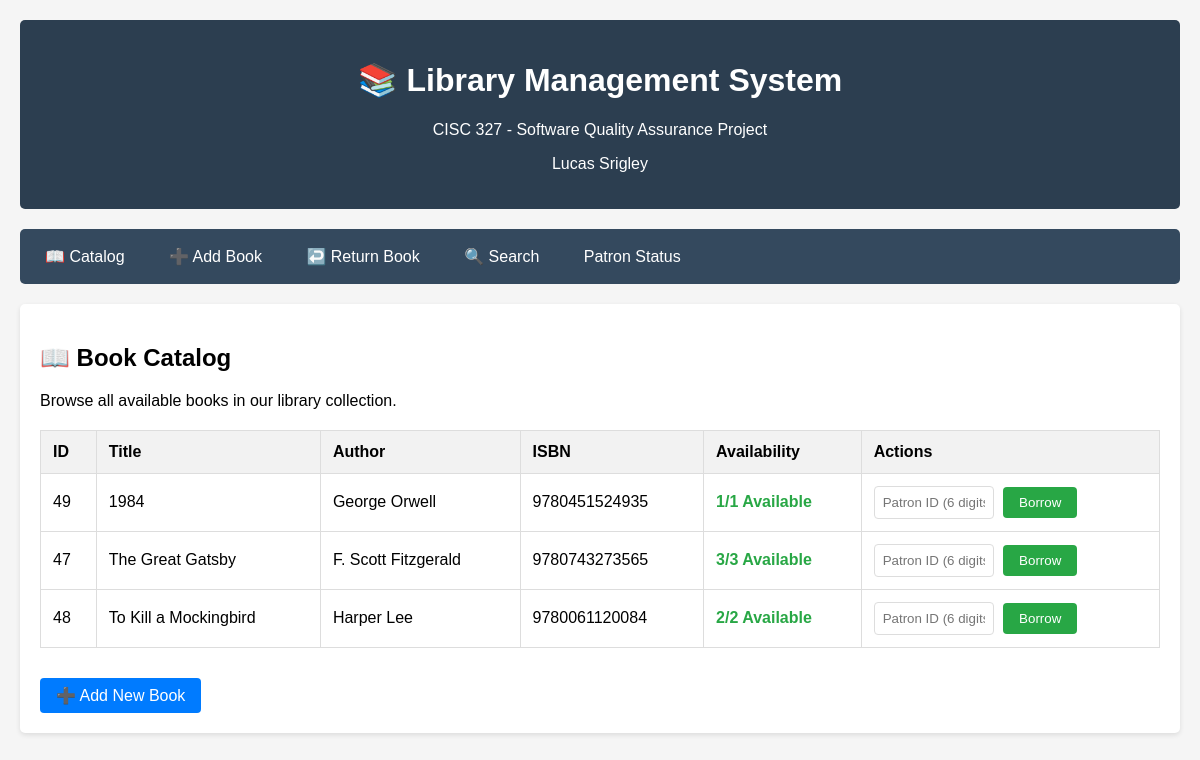
The app's page /catalog, older data.
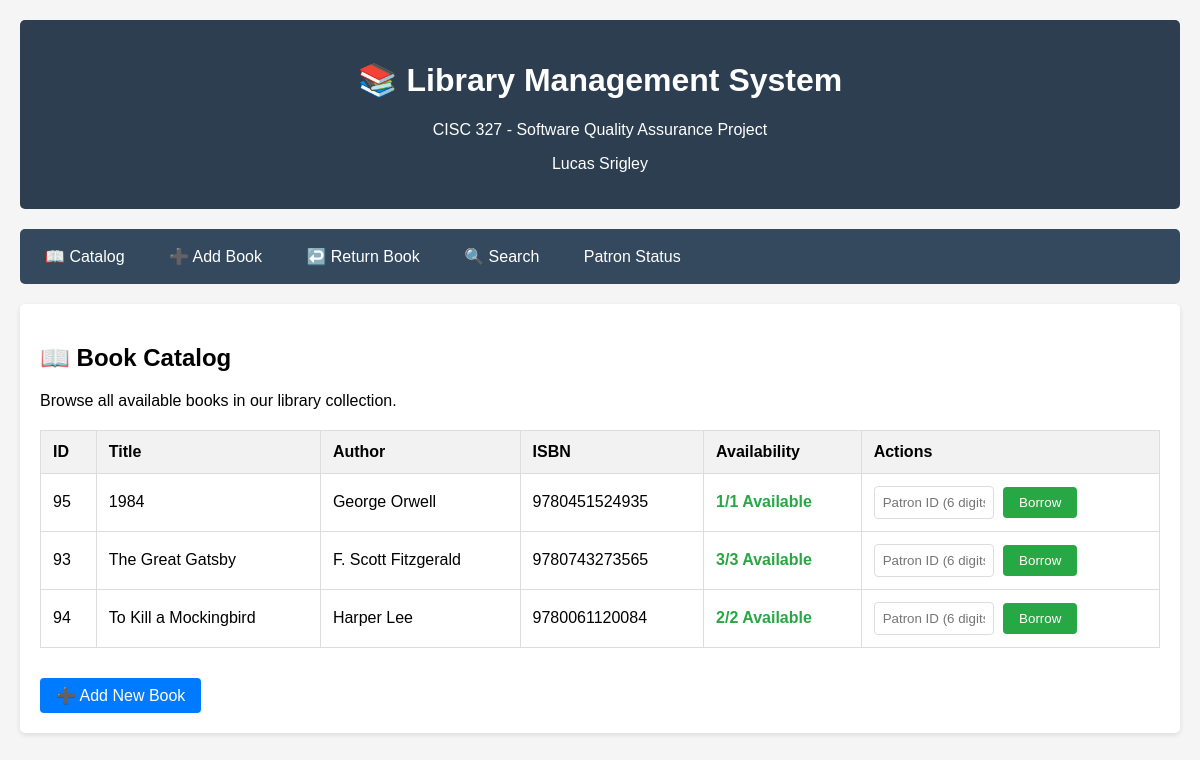
The same page, newer data.
### tables this page shows
CREATE TABLE books (
            id INTEGER PRIMARY KEY AUTOINCREMENT,
            title TEXT NOT NULL,
            author TEXT NOT NULL,
            isbn TEXT UNIQUE NOT NULL,
            total_copies INTEGER NOT NULL,
            available_copies INTEGER NOT NULL
        );

### routes/catalog_routes.py (the view)
@catalog_bp.route('/catalog')
def catalog():
    books = get_all_books()
    return render_template('catalog.html', books=books)

### database.py (called while the page is built)
def get_db_connection():
    conn = sqlite3.connect(DATABASE)
    conn.row_factory = sqlite3.Row  # This enables column access by name
    return conn

def get_all_books() -> List[Dict]:
    conn = get_db_connection()
    books = conn.execute('SELECT * FROM books ORDER BY title').fetchall()
    conn.close()
    return [dict(book) for book in books]

### templates/catalog.html (shortened to what this page needs)
{% extends "base.html" %}
{% block content %}
<h2>📖 Book Catalog</h2>
<p>Browse all available books in our library collection.</p>
{% if books %}
<table>
    <thead>
        <tr>
            <th>ID</th>
            <th>Title</th>
            <th>Author</th>
            <th>ISBN</th>
            <th>Availability</th>
            <th>Actions</th>
        </tr>
    </thead>
    <tbody>
        {% for book in books %}
        <tr>
            <td>{{ book.id }}</td>
            <td>{{ book.title }}</td>
            <td>{{ book.author }}</td>
            <td>{{ book.isbn }}</td>
            <td>
                {% if book.available_copies > 0 %}
                    <span class="status-available">{{ book.available_copies }}/{{ book.total_copies }} Available</span>
                {% else %}
                    <span class="status-unavailable">Not Available</span>
                {% endif %}
            </td>
            <td>
                {% if book.available_copies > 0 %}
                    <form method="POST" action="{{ url_for('borrowing.borrow_book') }}" style="display: inline;">
                        <input type="text" name="patron_id" placeholder="Patron ID (6 digits)"
                               pattern="[0-9]{6}" maxlength="6" required style="width: 120px; margin-right: 5px;">
                        <button type="submit" class="btn btn-success">Borrow</button>
                    </form>
                {% else %}
                    <span style="color: #666;">Unavailable</span>
                {% endif %}
            </td>
        </tr>
        {% endfor %}
    </tbody>
</table>
{% else %}
<div style="text-align: center; padding: 40px; color: #666;">
    <h3>No books in catalog</h3>
    <p>The library catalog is empty. <a href="{{ url_for('catalog.add_book') }}">Add the first book</a> to get started.</p>
</div>
{% endif %}
<div style="margin-top: 30px;">
    <a href="{{ url_for('catalog.add_book') }}" class="btn">➕ Add New Book</a>
</div>
{% endblock %}

### templates/base.html (shortened to what this page needs)
<!DOCTYPE html>
<html lang="en">
<head>
</head>
<body>
    <div class="header">
        <h1>📚 Library Management System</h1>
        <p>CISC 327 - Software Quality Assurance Project</p>
        <p>Lucas Srigley</p>
    </div>
    <div class="nav">
        <a href="{{ url_for('catalog.catalog') }}">📖 Catalog</a>
        <a href="{{ url_for('catalog.add_book') }}">➕ Add Book</a>
        <a href="{{ url_for('borrowing.return_book') }}">↩️ Return Book</a>
        <a href="{{ url_for('search.search_books') }}">🔍 Search</a>
        <a href="{{ url_for('patrons.patron_status') }}">Patron Status</a>
    </div>
    <div class="content">
        {% block content %}{% endblock %}
    </div>
</body>
</html>

### templates/base.html (style rules this page uses)
body { font-family: Arial, sans-serif; max-width: 1200px; margin: 0 auto; padding: 20px; background-color: #f5f5f5; }
.header { background-color: #2c3e50; color: white; padding: 20px; text-align: center; margin-bottom: 20px; border-radius: 5px; }
.nav { background-color: #34495e; padding: 10px; margin-bottom: 20px; border-radius: 5px; }
.nav a { color: white; text-decoration: none; padding: 8px 15px; margin-right: 10px; border-radius: 3px; display: inline-block; }
.content { background-color: white; padding: 20px; border-radius: 5px; box-shadow: 0 2px 5px rgba(0,0,0,0.1); }
table { width: 100%; border-collapse: collapse; margin-top: 20px; }
th, td { border: 1px solid #ddd; padding: 12px; text-align: left; }
th { background-color: #f2f2f2; font-weight: bold; }
.btn { background-color: #007bff; color: white; padding: 8px 16px; border: none; border-radius: 4px; cursor: pointer; text-decoration: none; display: inline-block; }
.btn-success { background-color: #28a745; }
input[type="text"], input[type="number"], select { width: 100%; padding: 8px; border: 1px solid #ddd; border-radius: 4px; box-sizing: border-box; }
.status-available { color: #28a745; font-weight: bold; }

Row changes from the older to the newer data that the page shows:
removed books: id "49", title "1984", author "George Orwell", isbn "9780451524935", available_copies "1", total_copies "1"
removed books: id "47", title "The Great Gatsby", author "F. Scott Fitzgerald", isbn "9780743273565", available_copies "3", total_copies "3"
removed books: id "48", title "To Kill a Mockingbird", author "Harper Lee", isbn "9780061120084", available_copies "2", total_copies "2"
added books: id "95", title "1984", author "George Orwell", isbn "9780451524935", available_copies "1", total_copies "1"
added books: id "93", title "The Great Gatsby", author "F. Scott Fitzgerald", isbn "9780743273565", available_copies "3", total_copies "3"
added books: id "94", title "To Kill a Mockingbird", author "Harper Lee", isbn "9780061120084", available_copies "2", total_copies "2"
